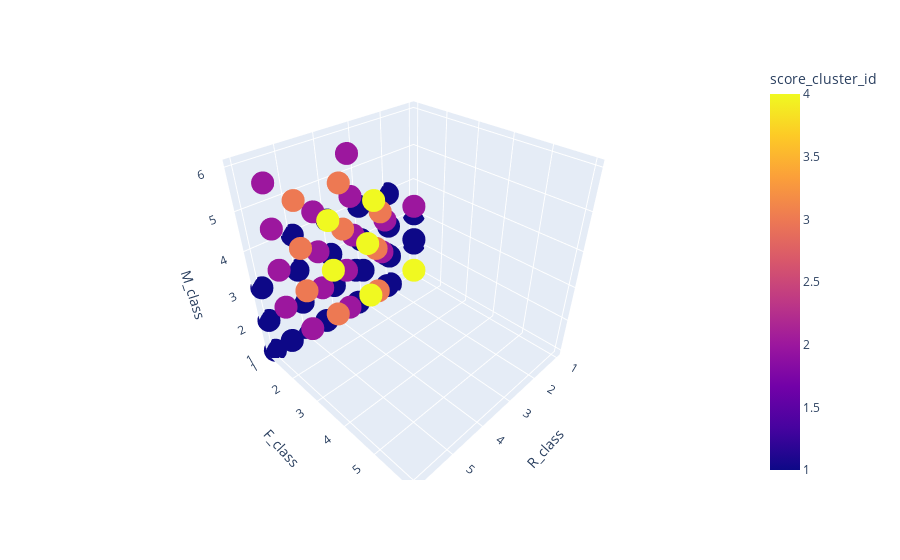

Notebook code cell kept with this figure:
### Code cell
RFM18.plot('score_cluster_id')

### Figure 1 — Plotly figure (JSON) as saved in the notebook; plotly's stock layout.template omitted (floating-point values rounded to 4 significant figures; data arrays with more than 128 entries replaced by an {"elided": "..."} marker saying what was removed)
{"data": [{"hoverlabel": {"namelength": 0}, "hovertemplate": "R_class=%{x}<br>F_class=%{y}<br>M_class=%{z}<br>score_cluster_id=%{marker.color}", "legendgroup": "", "marker": {"color": {"elided": "2052 int values"}, "coloraxis": "coloraxis", "symbol": "circle"}, "mode": "markers", "name": "", "scene": "scene", "showlegend": false, "type": "scatter3d", "x": {"elided": "2052 int values"}, "y": {"elided": "2052 int values"}, "z": {"elided": "2052 int values"}}], "layout": {"coloraxis": {"colorbar": {"title": {"text": "score_cluster_id"}}, "colorscale": [[0, "#0d0887"], [0.1111, "#46039f"], [0.2222, "#7201a8"], [0.3333, "#9c179e"], [0.4444, "#bd3786"], [0.5556, "#d8576b"], [0.6667, "#ed7953"], [0.7778, "#fb9f3a"], [0.8889, "#fdca26"], [1, "#f0f921"]]}, "legend": {"tracegroupgap": 0}, "margin": {"t": 60}, "scene": {"domain": {"x": [0, 1], "y": [0, 1]}, "xaxis": {"title": {"text": "R_class"}}, "yaxis": {"title": {"text": "F_class"}}, "zaxis": {"title": {"text": "M_class"}}}}}
